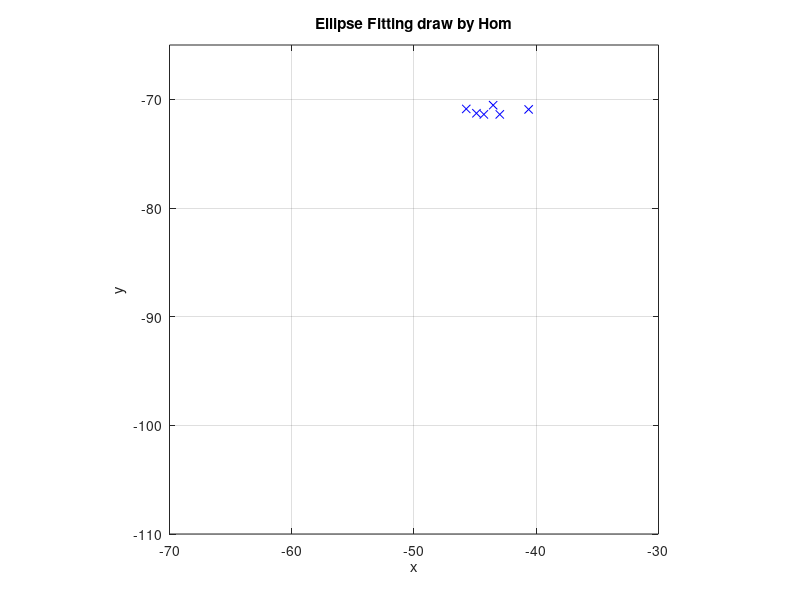

MATLAB code for this plot: (Note: this script raises an error after producing the figure.)
clear all;

ThetaToRad = pi / 180;

a = 17;
b = 12;
x0 = -100;
y0 = 0;
rot = 60 * ThetaToRad;
theta = [0 : 5 : 360];

x = x0 + a .* cos(theta .* ThetaToRad);
y = y0 + b .* sin(theta .* ThetaToRad);

X = x .* cos(rot) - y .* sin(rot);
Y = x .* sin(rot) + y .* cos(rot);

figure(1);
%plot(X, Y, 'xb');

x = X' + 2 .* rand(size(theta, 2), 1) - 1;
y = Y' + 2 .* rand(size(theta, 2), 1) - 1;

%plot(x, y, 'or');
for i = 1 : size([0 : 5 : 360], 2)

    plot(x(1:i), y(1:i), 'xb');
    title('Ellipse Fitting draw by Hom');
    axis([-70, -30, -110, -65]);
    xlabel('x');
    ylabel('y');
    grid on;
    axis square;
    if i >= 6 
        hold on
        coff = ellipseFit(x(1:i), y(1:i));
        eq = sprintf('%g*x^2 + %g*x*y + %g*y^2 + %g*x + %g*y + %g = 0', coff(1), coff(2), coff(3), coff(4), coff(5), coff(6));
        ezplot(eq, [-70, -30, -110, -65]);
    end
    hold off
    frames(i) = getframe(1, [70, 0, 420, 420]);
end

dt = 0;
filename = 'ellipseFitting.gif';
getGIF(filename, frames, 128, dt);
